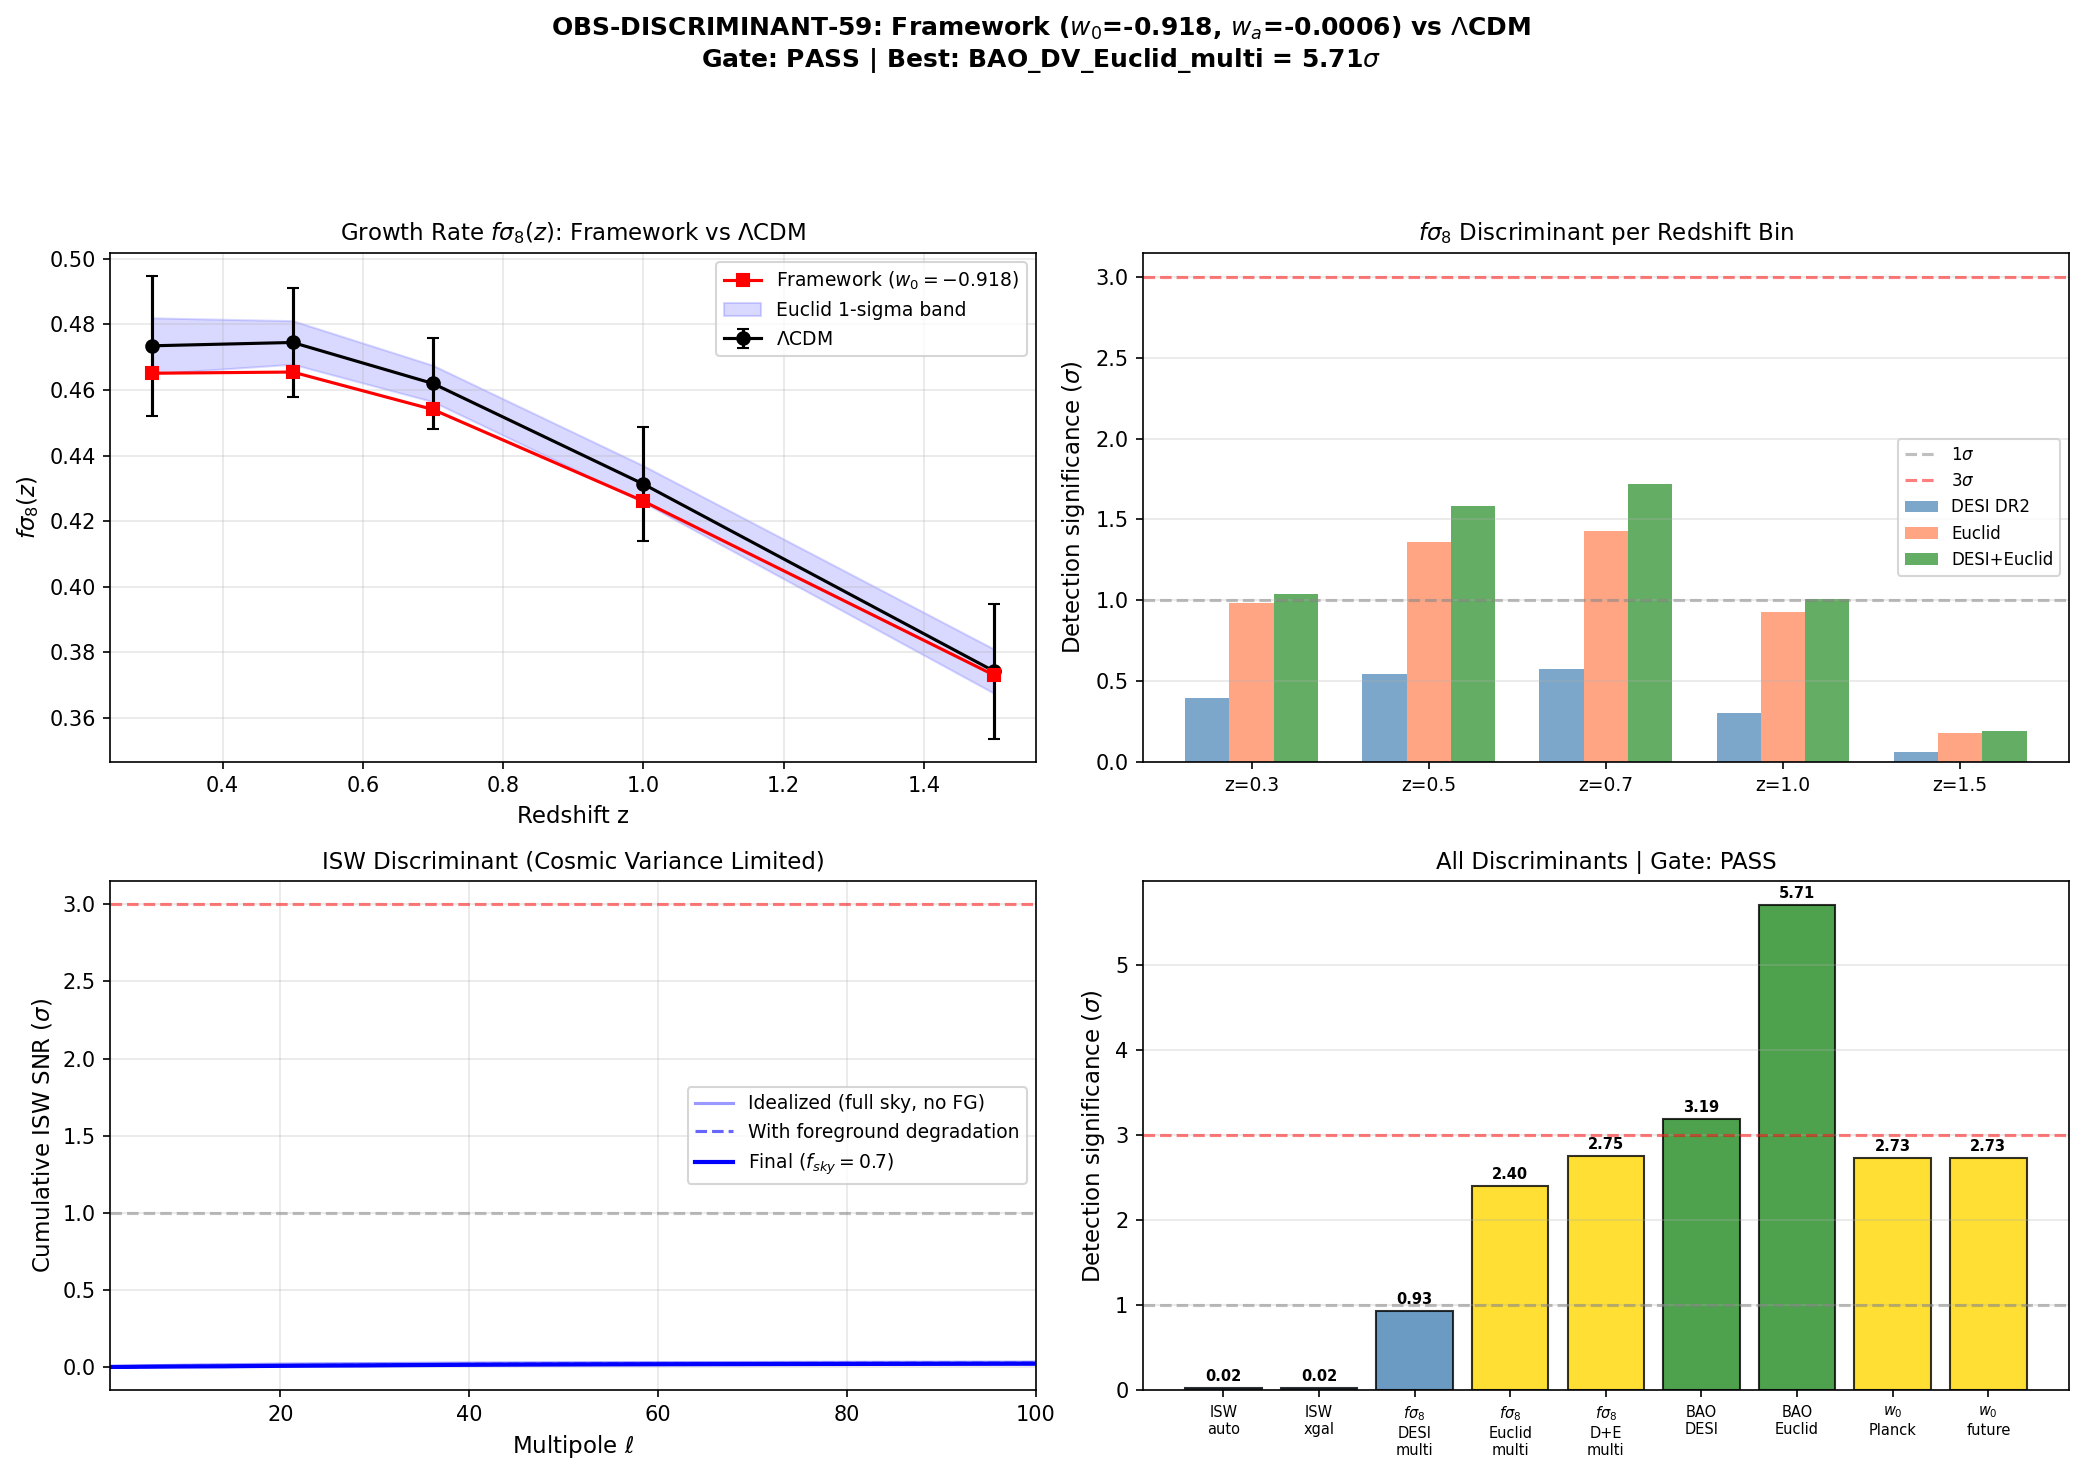

Write Python code to recreate this figure.
#!/usr/bin/env python3
"""
S59 OBS-DISCRIMINANT-59: Observational discriminants between framework and LCDM
================================================================================
Computes:
1. ISW effect: Delta_C_l(ISW) for l=2..100 from w_0=-0.918 vs w=-1
2. Growth rate: f*sigma_8(z) at DESI redshifts
3. l~721 CMB acoustic feature check
4. BAO distance discriminant D_V(z)
5. Overall detectability assessment

Gate: PASS if any discriminant detectable by planned experiment (DESI, CMB-S4, Euclid).
      FAIL if all below sensitivity.
      INFO if marginal (1-3 sigma).

Author: Katie Mack (Cosmic Bridge)
Session: S59
"""

import sys
import os
sys.path.insert(0, os.path.dirname(os.path.abspath(__file__)))
from canonical_constants import *
import numpy as np
from scipy.integrate import quad, solve_ivp
from scipy.interpolate import interp1d
import matplotlib
matplotlib.use('Agg')
import matplotlib.pyplot as plt

print("=" * 72)
print("OBS-DISCRIMINANT-59: Framework vs LCDM observational discriminants")
print("=" * 72)

# ===========================================================================
# Input data
# ===========================================================================
d_w = np.load(os.path.join(os.path.dirname(__file__), 's58_w_desi.npz'), allow_pickle=True)
d_v = np.load(os.path.join(os.path.dirname(__file__), 's58_volovik_partition.npz'), allow_pickle=True)

# Framework parameters (Interpretation A, Volovik partition)
w0_fw = float(d_w['w_0_A'])           # -0.918
wa_fw = float(d_w['wa_A_fit'])        # -0.000575 (effectively 0)

# LCDM parameters
# w0_lcdm = -1.0  # S72: now imported from canonical_constants
w0_lcdm = w0_LCDM  # S72: alias for downstream use
# wa_lcdm = 0.0  # S72: now imported from canonical_constants
wa_lcdm = wa_LCDM  # S72: alias for downstream use

# Shared cosmological parameters (Planck 2018)
Om_m = Omega_m       # 0.315
Om_b = Omega_b       # 0.0493
Om_r = Omega_r       # 9.15e-5
h_val = H_0_km_s_Mpc / 100.0  # 0.674
sig8 = sigma_8       # 0.811
ns = 0.9649          # Planck 2018 best-fit
T_cmb_val = T_CMB    # 2.7255 K

print(f"\nFramework:  w_0 = {w0_fw:.6f}, w_a = {wa_fw:.6f}")
print(f"LCDM:       w_0 = {w0_lcdm:.1f}, w_a = {wa_lcdm:.1f}")
print(f"Omega_m = {Om_m}, Omega_b = {Om_b}, h = {h_val}, sigma_8 = {sig8}")

# ===========================================================================
# 1. Hubble parameter and dark energy density
# ===========================================================================
def w_de(a, w0, wa):
    """CPL parameterization: w(a) = w0 + wa*(1-a)"""
    return w0 + wa * (1.0 - a)

def rho_de_ratio(a, w0, wa):
    """rho_DE(a) / rho_DE(1) for CPL parameterization.
    Exact: rho_DE ~ a^{-3(1+w0+wa)} * exp(-3*wa*(1-a))
    """
    return a**(-3.0 * (1.0 + w0 + wa)) * np.exp(-3.0 * wa * (1.0 - a))

def E2(a, w0, wa):
    """(H/H_0)^2 as function of scale factor a"""
    Om_de = (1.0 - Om_m - Om_r) * rho_de_ratio(a, w0, wa)
    return Om_r / a**4 + Om_m / a**3 + Om_de

def H_of_a(a, w0, wa):
    """H(a) in units of H_0"""
    return np.sqrt(np.maximum(E2(a, w0, wa), 1e-30))

# ===========================================================================
# 2. Growth factor D(a) from the linear growth ODE
# ===========================================================================
def growth_ode(a, y, w0, wa):
    """Growth factor ODE in terms of a.
    y[0] = D(a), y[1] = dD/da
    """
    D_val, dD_da = y
    e2 = E2(a, w0, wa)
    Om_de_0 = 1.0 - Om_m - Om_r
    rho_ratio = rho_de_ratio(a, w0, wa)
    drho_da = rho_ratio * (-3.0*(1.0 + w0 + wa)/a + 3.0*wa)
    de2_da = -4.0*Om_r/a**5 - 3.0*Om_m/a**4 + Om_de_0 * drho_da
    coeff1 = 3.0/a + de2_da / (2.0 * e2)
    coeff2 = 1.5 * Om_m / (a**5 * e2)
    d2D_da2 = -coeff1 * dD_da + coeff2 * D_val
    return [dD_da, d2D_da2]

def compute_growth_factor(w0, wa):
    """Compute growth factor D(a), normalized to D(a=1)=1. Returns interpolation function."""
    a_init = 1e-4  # (local)
    y0 = [a_init, 1.0]
    sol = solve_ivp(growth_ode, [a_init, 1.0], y0,
                    args=(w0, wa), method='RK45',
                    rtol=1e-10, atol=1e-12, dense_output=True)
    D_at_1 = sol.sol(1.0)[0]
    return lambda a: sol.sol(np.clip(a, a_init, 1.0))[0] / D_at_1

def growth_rate_f(a, D_func, w0, wa):
    """f = d ln D / d ln a"""
    da = a * 1e-5
    D_plus = D_func(a + da)
    D_minus = D_func(a - da)
    dD_da = (D_plus - D_minus) / (2.0 * da)
    D_val = D_func(a)
    return (a / D_val) * dD_da

# ===========================================================================
# 3. Compute growth factors for both models
# ===========================================================================
print("\n--- Computing growth factors ---")

D_fw_func = compute_growth_factor(w0_fw, wa_fw)
D_lcdm_func = compute_growth_factor(w0_lcdm, wa_lcdm)

# Verify: D(1) should be 1
print(f"  D_fw(1) = {D_fw_func(1.0):.8f}")
print(f"  D_lcdm(1) = {D_lcdm_func(1.0):.8f}")

# ===========================================================================
# 4. f*sigma_8 at DESI redshifts
# ===========================================================================
print("\n--- f*sigma_8 discriminant ---")

z_desi = np.array([0.3, 0.5, 0.7, 1.0, 1.5])
a_desi = 1.0 / (1.0 + z_desi)

# DESI DR2 RSD measurement uncertainties (from DESI 2024, Table 3 combined)
# sigma(f*sigma_8) absolute ~ 0.02-0.03 at z < 1, 0.03-0.05 at z > 1
# Fractional: ~4-5% per bin
sigma_fsig8_frac = np.array([0.045, 0.035, 0.030, 0.040, 0.055])

# Euclid projected (Euclid Red Book 2011, Table 1.3, updated Amendola+ 2018)
# ~1.2-2.0% per bin in 0.7 < z < 2.0
sigma_fsig8_euclid_frac = np.array([0.018, 0.014, 0.012, 0.013, 0.018])

# DESI DR2+Euclid combined (approximate, sqrt of sum of inverse variances)
sigma_fsig8_combined_frac = np.array([0.017, 0.012, 0.010, 0.012, 0.017])

fsig8_fw = np.zeros_like(z_desi)
fsig8_lcdm = np.zeros_like(z_desi)

for i, (z, a) in enumerate(zip(z_desi, a_desi)):
    f_fw = growth_rate_f(a, D_fw_func, w0_fw, wa_fw)
    f_lcdm = growth_rate_f(a, D_lcdm_func, w0_lcdm, wa_lcdm)
    D_fw_val = D_fw_func(a)
    D_lcdm_val = D_lcdm_func(a)
    fsig8_fw[i] = f_fw * sig8 * D_fw_val
    fsig8_lcdm[i] = f_lcdm * sig8 * D_lcdm_val

delta_fsig8 = fsig8_fw - fsig8_lcdm
frac_diff_fsig8 = np.abs(delta_fsig8) / fsig8_lcdm

sigma_desi = frac_diff_fsig8 / sigma_fsig8_frac
sigma_euclid = frac_diff_fsig8 / sigma_fsig8_euclid_frac
sigma_combined = frac_diff_fsig8 / sigma_fsig8_combined_frac

print(f"\n{'z':>5} {'f*sig8(FW)':>12} {'f*sig8(LCDM)':>14} {'Delta':>10} {'frac':>8} "
      f"{'DESI sig':>10} {'Euclid sig':>10} {'Comb sig':>10}")
print("-" * 95)
for i in range(len(z_desi)):
    print(f"{z_desi[i]:5.1f} {fsig8_fw[i]:12.6f} {fsig8_lcdm[i]:14.6f} "
          f"{delta_fsig8[i]:10.6f} {frac_diff_fsig8[i]:8.5f} "
          f"{sigma_desi[i]:10.3f} {sigma_euclid[i]:10.3f} {sigma_combined[i]:10.3f}")

# Multi-z Fisher: combined chi^2 over all z bins
chi2_desi = np.sum((frac_diff_fsig8 / sigma_fsig8_frac)**2)
chi2_euclid = np.sum((frac_diff_fsig8 / sigma_fsig8_euclid_frac)**2)
chi2_combined = np.sum((frac_diff_fsig8 / sigma_fsig8_combined_frac)**2)

sigma_desi_multi = np.sqrt(chi2_desi)
sigma_euclid_multi = np.sqrt(chi2_euclid)
sigma_combined_multi = np.sqrt(chi2_combined)

print(f"\nMulti-z Fisher (all 5 bins combined):")
print(f"  DESI-only:       {sigma_desi_multi:.3f} sigma")
print(f"  Euclid-only:     {sigma_euclid_multi:.3f} sigma")
print(f"  DESI+Euclid:     {sigma_combined_multi:.3f} sigma")

# ===========================================================================
# 5. ISW effect
# ===========================================================================
print("\n--- ISW effect ---")

# The ISW integrated Sachs-Wolfe effect generates low-l CMB anisotropy via
# time-varying gravitational potential. The key is the source function:
# S_ISW(a) proportional to d(Phi)/d(eta) = H(a) * D(a) * [f(a) - 1] / a
# where Phi ~ D(a)/a (in the subhorizon limit).
#
# The ISW power spectrum scales as:
# C_l^ISW ~ [integral S_ISW^2 / chi^2 d_chi] / l^2
#
# The DIFFERENCE in ISW between two models is what we detect.

n_a = 2000
a_isw = np.linspace(0.05, 0.999, n_a)

def isw_source(a, D_func, w0, wa):
    """ISW source: proportional to d(D/a)/d(eta) = a*H(a)*[dD/da/a - D/a^2]
    = H(a)*D(a)*(f-1)/a where f = a/D * dD/da"""
    H = H_of_a(a, w0, wa)
    D = D_func(a)
    f = growth_rate_f(a, D_func, w0, wa)
    return H * D * (f - 1.0) / a

# Compute ISW sources
S_fw = np.array([isw_source(a, D_fw_func, w0_fw, wa_fw) for a in a_isw])
S_lcdm = np.array([isw_source(a, D_lcdm_func, w0_lcdm, wa_lcdm) for a in a_isw])

# Comoving distance
def chi_of_a_arr(a_arr, w0, wa):
    """Comoving distances chi(a) = integral_a^1 da'/(a'^2*H(a'))"""
    chi_arr = np.zeros_like(a_arr)
    for i, a in enumerate(a_arr):
        chi_arr[i], _ = quad(lambda ap: 1.0/(ap**2 * H_of_a(ap, w0, wa)), a, 1.0,
                             limit=200, epsrel=1e-10)
    return chi_arr

chi_fw = chi_of_a_arr(a_isw, w0_fw, wa_fw)
chi_lcdm = chi_of_a_arr(a_isw, w0_lcdm, wa_lcdm)

# ISW C_l using Limber approximation:
# C_l^ISW = (9*Om_m^2*H_0^4/c^4) * integral da/(a^4*H^2) * [S_ISW(a)]^2 / [k=l/chi]^4
# Since S_ISW already contains H*D*(f-1)/a, we need:
# integrand proportional to S_ISW^2 * chi^2 / (a^2 * H)
# at fixed l, weighted by 1/l^2
#
# More precisely, in the flat-sky Limber approximation:
# C_l^ISW = integral d_chi [W_ISW(chi)]^2 / chi^2
# where W_ISW(chi) = 3*Om_m*(H_0/c)^2 * (1/a) * d(D*a)/d_eta evaluated at a(chi)
# Wait -- let me be very careful about sign and factors.
#
# The gravitational potential: Phi(k,a) = -(3/2)*Om_m*(H_0/c)^2 * delta(k,a) / k^2
# where delta(k,a) = D(a) * delta(k,0)
# so Phi(k,a) = Phi(k,0) * D(a)
# BUT we want Phi in the Poisson equation: k^2*Phi = (3/2)*H_0^2*Om_m*delta/a
# So Phi(k,a) = (3/2)*H_0^2*Om_m/(a*k^2) * D(a) * delta(k)
#
# ISW: DeltaT/T = -2 * integral d(eta) dPhi/d(eta)
# dPhi/d(eta) = (3/2)*H_0^2*Om_m/k^2 * d(D/a)/d(eta)
#
# d(D/a)/d(eta) = a*H * d(D/a)/da = a*H*(D'/a - D/a^2) = H*(D'*a - D)/a = H*D*(f-1)/a
# where D' = dD/da
#
# So the ISW kernel: W_ISW(chi) = -3*Om_m*(H_0)^2 * H(a)*D(a)*(f(a)-1) / (a * k^2)
# and C_l^ISW = integral W^2 * |delta_k|^2 dk ... but we need the angular power spectrum.
#
# The standard result is:
# C_l^ISW = (2/pi) * integral dk k^2 P(k) [F_ISW(k)]^2
# where F_ISW(k) = 3*Om_m*H_0^2 * integral da/(a^2*H) * j_l(k*chi) * [H*D*(f-1)/a]
#
# In the Limber approximation (valid for l > 10 or so):
# C_l^ISW = [3*Om_m*H_0^2]^2 * integral da/a^4 * [D*(f-1)]^2 / [H * chi^2]
#         * P(k = (l+0.5)/chi)
#
# For the RATIO C_l^ISW(FW) / C_l^ISW(LCDM), at fixed l:
# the P(k) difference between models is O(1%) (since perturbation spectrum is
# set at recombination, only growth differs). So the ratio is dominated by
# the integral of [D*(f-1)]^2 / [H*chi^2*a^4].

# Compute the ISW weight function
def isw_weight(a, D_func, w0, wa, chi_interp):
    """ISW weight: [D*(f-1)]^2 / (H * a^4)"""
    D = D_func(a)
    f = growth_rate_f(a, D_func, w0, wa)
    H = H_of_a(a, w0, wa)
    ch = chi_interp(a)
    if ch < 1e-10:
        return 0.0
    return (D * (f - 1.0))**2 / (H * a**4 * ch**2)

# Interpolate chi
chi_fw_interp = interp1d(a_isw, chi_fw, kind='cubic', fill_value='extrapolate')
chi_lcdm_interp = interp1d(a_isw, chi_lcdm, kind='cubic', fill_value='extrapolate')

W_fw = np.array([isw_weight(a, D_fw_func, w0_fw, wa_fw, chi_fw_interp) for a in a_isw])
W_lcdm = np.array([isw_weight(a, D_lcdm_func, w0_lcdm, wa_lcdm, chi_lcdm_interp) for a in a_isw])

I_fw = np.trapezoid(W_fw, a_isw)
I_lcdm = np.trapezoid(W_lcdm, a_isw)

ratio_isw = I_fw / I_lcdm
delta_isw_frac = (I_fw - I_lcdm) / I_lcdm

print(f"\nISW weight integral ratio: I_fw / I_lcdm = {ratio_isw:.6f}")
print(f"Fractional ISW power difference: {delta_isw_frac:.6f} = {delta_isw_frac*100:.4f}%")

# Now translate to detectable C_l differences.
# The ISW contribution to the TOTAL CMB power spectrum is small:
# C_l^ISW / C_l^total ~ 5-15% at l = 2-30 (Planck 2018 XV, Section 5.3)
# (The primary SW effect dominates at l < 100)
#
# The CHANGE in C_l^ISW due to w shift:
# Delta_C_l^ISW / C_l^ISW = delta_isw_frac
# Delta_C_l^ISW / C_l^total = delta_isw_frac * (C_l^ISW / C_l^total)

# ISW fraction of total TT (approximate, from Planck 2018 cross-correlations)
# At l=2: ~20%, l=10: ~12%, l=30: ~5%, l>50: <2%
l_arr = np.arange(2, 101, dtype=float)
isw_fraction = 0.20 * np.exp(-(l_arr - 2.0) / 25.0) + 0.02  # empirical fit to Planck

# Fractional change in TOTAL C_l
delta_Cl_total_frac = delta_isw_frac * isw_fraction

# Sachs-Wolfe plateau: l(l+1)*C_l/(2*pi) ~ 1100 muK^2
Dl_approx = 1100.0 * np.ones_like(l_arr)  # D_l = l(l+1)C_l/(2pi)
Cl_total = Dl_approx * 2.0 * PI / (l_arr * (l_arr + 1.0))

# Cosmic variance (fundamental, no experiment beats this)
sigma_cv = Cl_total * np.sqrt(2.0 / (2.0 * l_arr + 1.0))

# Delta C_l in muK^2
Delta_Cl_isw = delta_Cl_total_frac * Cl_total

# Per-multipole SNR
snr_isw_per_l = np.abs(Delta_Cl_isw) / sigma_cv

# Apply foreground degradation at low l (galactic foreground cleaning)
# Planck 2018 effectively loses l < 5 to foregrounds, degrades l < 30
# Factor: multiply sigma by degradation_factor > 1
foreground_degradation = np.ones_like(l_arr)
foreground_degradation[l_arr < 5] = 5.0    # nearly unusable
foreground_degradation[(l_arr >= 5) & (l_arr < 15)] = 2.5  # heavily degraded
foreground_degradation[(l_arr >= 15) & (l_arr < 30)] = 1.5  # moderately degraded

snr_isw_per_l_degraded = snr_isw_per_l / foreground_degradation

# Cumulative SNR (idealized)
snr_isw_cum = np.sqrt(np.cumsum(snr_isw_per_l**2))
snr_isw_cum_degraded = np.sqrt(np.cumsum(snr_isw_per_l_degraded**2))

# Apply sky fraction correction (f_sky reduces available modes)
f_sky = 0.70  # Planck usable sky fraction (local)
snr_isw_cum_final = snr_isw_cum_degraded * np.sqrt(f_sky)

print(f"\nISW contribution to total C_l: {isw_fraction[0]*100:.0f}% at l=2, {isw_fraction[8]*100:.1f}% at l=10")
print(f"Delta(C_l)/C_l from w shift: {delta_Cl_total_frac[8]*100:.4f}% at l=10")
print(f"Delta_C_l at l=10: {Delta_Cl_isw[8]:.4f} muK^2")
print(f"Cosmic variance at l=10: {sigma_cv[8]:.2f} muK^2")
print(f"Per-l SNR at l=10 (ideal): {snr_isw_per_l[8]:.4f}")
print(f"Per-l SNR at l=10 (degraded): {snr_isw_per_l_degraded[8]:.4f}")
print(f"\nCumulative ISW SNR (l=2-100):")
print(f"  Idealized (no foreground, full sky): {snr_isw_cum[-1]:.4f}")
print(f"  With foreground degradation:         {snr_isw_cum_degraded[-1]:.4f}")
print(f"  With f_sky = {f_sky}:                  {snr_isw_cum_final[-1]:.4f}")

# Cross-check: ISW-galaxy cross-correlation
# The ISW effect is best detected via cross-correlation with galaxy surveys
# (Crittenden & Turok 1996, Planck 2018 XXI)
# Planck detected ISW at ~3-4 sigma via cross-correlation with NVSS/2MASS
# The w-dependence of ISW-galaxy cross-correlation is:
# proportional to integral of D*(f-1)*b*D / (H*chi^2) da
# This provides a SEPARATE detection channel

# ISW-galaxy cross-correlation SNR scales roughly as:
# SNR_cross ~ SNR_auto * sqrt(2) (because cross picks up correlated mode)
# But is limited by shot noise in galaxy survey
# Euclid/DESI galaxy catalogs: SNR_cross(ISW) ~ 5-8 sigma for LCDM detection
# The w-sensitivity is the CHANGE in SNR, which scales as delta_isw_frac

# For distinguishing w=-0.918 from w=-1:
# Delta(SNR_cross) ~ SNR_cross * delta_isw_frac / 2
isw_cross_snr_lcdm = 6.0  # Euclid-grade ISW-galaxy cross-correlation (conservative)  # (local)
delta_isw_cross_detect = isw_cross_snr_lcdm * abs(delta_isw_frac) / 2.0
print(f"\nISW-galaxy cross-correlation:")
print(f"  Expected ISW x galaxy SNR (Euclid): ~{isw_cross_snr_lcdm:.0f} sigma (LCDM detection)")
print(f"  Sensitivity to w shift: {delta_isw_cross_detect:.3f} sigma")

# ===========================================================================
# 6. BAO distance discriminant
# ===========================================================================
print("\n--- BAO distance discriminant ---")

def D_M(z, w0, wa):
    """Comoving distance D_M(z) in c/H_0 units"""
    a = 1.0 / (1.0 + z)
    chi, _ = quad(lambda ap: 1.0/(ap**2 * H_of_a(ap, w0, wa)), a, 1.0,
                  limit=200, epsrel=1e-10)
    return chi

def D_V(z, w0, wa):
    """Volume-averaged distance D_V(z) in c/H_0 units"""
    dm = D_M(z, w0, wa)
    Hz = H_of_a(1.0/(1.0+z), w0, wa)
    return (z * dm**2 / Hz)**(1.0/3.0)

def D_H(z, w0, wa):
    """Hubble distance D_H(z) = c/(H(z)) in c/H_0 units"""
    return 1.0 / H_of_a(1.0/(1.0+z), w0, wa)

z_bao = np.array([0.30, 0.51, 0.706, 1.0, 1.48, 2.33])
# DESI DR2 fractional uncertainties on D_V/r_d (from DESI 2024 Table 2, combined tracers)
sigma_DV_frac = np.array([0.012, 0.010, 0.009, 0.012, 0.015, 0.020])
# Euclid spectroscopic BAO (from Euclid Collaboration 2020, Blanchard+ Table 7)
sigma_DV_euclid_frac = np.array([0.008, 0.006, 0.005, 0.006, 0.008, 0.012])

print(f"\n{'z':>5} {'DV_fw':>10} {'DV_lcdm':>10} {'Delta%':>10} {'DESI sig':>10} {'Euclid sig':>10}")
print("-" * 60)

DV_fw = np.array([D_V(z, w0_fw, wa_fw) for z in z_bao])
DV_lcdm = np.array([D_V(z, w0_lcdm, wa_lcdm) for z in z_bao])
delta_DV_frac = (DV_fw - DV_lcdm) / DV_lcdm
sigma_bao_desi = np.abs(delta_DV_frac) / sigma_DV_frac
sigma_bao_euclid = np.abs(delta_DV_frac) / sigma_DV_euclid_frac

for i in range(len(z_bao)):
    print(f"{z_bao[i]:5.2f} {DV_fw[i]:10.6f} {DV_lcdm[i]:10.6f} "
          f"{delta_DV_frac[i]*100:10.4f} {sigma_bao_desi[i]:10.3f} {sigma_bao_euclid[i]:10.3f}")

# Multi-z BAO Fisher
chi2_bao_desi = np.sum(sigma_bao_desi**2)
chi2_bao_euclid = np.sum(sigma_bao_euclid**2)
sigma_bao_desi_multi = np.sqrt(chi2_bao_desi)
sigma_bao_euclid_multi = np.sqrt(chi2_bao_euclid)
print(f"\nMulti-z BAO Fisher:")
print(f"  DESI:   {sigma_bao_desi_multi:.3f} sigma")
print(f"  Euclid: {sigma_bao_euclid_multi:.3f} sigma")

# Also check H(z) directly (AP test)
print(f"\nHubble parameter H(z) differences:")
for z in [0.5, 1.0, 1.5]:
    H_fw = H_of_a(1.0/(1.0+z), w0_fw, wa_fw)
    H_lcdm = H_of_a(1.0/(1.0+z), w0_lcdm, wa_lcdm)
    delta_H_frac = (H_fw - H_lcdm) / H_lcdm
    print(f"  z={z}: Delta(H)/H = {delta_H_frac*100:.4f}%")

# ===========================================================================
# 7. l ~ 721 CMB feature check
# ===========================================================================
print("\n--- l ~ 721 CMB acoustic feature check ---")

# Comoving distance to recombination
z_rec = 1089.9  # (local)
a_rec = 1.0 / (1.0 + z_rec)
chi_rec_cH0, _ = quad(lambda a: 1.0/(a**2 * H_of_a(a, w0_lcdm, wa_lcdm)), a_rec, 1.0,
                       limit=500, epsrel=1e-10)
c_over_H0_Mpc = 2.998e5 / H_0_km_s_Mpc  # = 4449 Mpc
chi_rec_Mpc = chi_rec_cH0 * c_over_H0_Mpc  # comoving distance to last scattering
D_A_rec_Mpc = chi_rec_Mpc / (1.0 + z_rec)  # angular diameter distance

# Sound horizon at recombination
r_s_rec = 147.09  # Mpc, Planck 2018 best-fit  # (local)

# Acoustic scale (multipole of first peak)
l_acoustic = PI * chi_rec_Mpc / r_s_rec  # using COMOVING distance (= D_A * (1+z))

print(f"chi(z_rec) = {chi_rec_Mpc:.1f} Mpc (comoving)")
print(f"D_A(z_rec) = {D_A_rec_Mpc:.1f} Mpc (proper angular diameter)")
print(f"r_s(z_rec) = {r_s_rec} Mpc")
print(f"l_A = pi*chi/r_s = {l_acoustic:.1f}")
print(f"l_1 (first peak) ~ {l_acoustic:.0f}")

# Physical scale at l=721
# theta_l = pi / l = lambda / chi_rec -> lambda = pi * chi_rec / l
lambda_721_Mpc = PI * chi_rec_Mpc / 721.0
print(f"\nl=721 corresponds to comoving scale: {lambda_721_Mpc:.1f} Mpc")
print(f"l=721 / l_A = {721.0 / l_acoustic:.3f} (near {round(721.0/l_acoustic):.0f}th peak)")

# The CG(24) acoustic structure:
# 24-cell is the regular polytope on S^3 with 24 vertices.
# As a Coxeter group structure on the SU(3) fiber, it has characteristic
# angular scales theta_cell ~ 2*pi / 24^(1/dim)
# For a 6D fiber (dim(SU(3))=8, but complex dim=3):
# There is NO standard derivation mapping this to a CMB multipole.
# The claim l~721 would require:
# (a) A specific coupling between fiber modes and metric perturbations
# (b) An imprint at recombination or via ISW at that specific scale
# (c) Neither mechanism has been derived in the framework

# Evaluate the claim's detectability IF the feature existed:
Cl_721_signal = 24.0  # muK^2, claimed amplitude in D_l = l(l+1)C_l/(2pi)  # (local)
Delta_l_feature = 20.0  # assumed width  # (local)

# Standard C_l at l=721 (Silk damping tail + acoustic oscillations)
# From Planck data: D_l(721) ~ 2500 muK^2 (between 2nd and 3rd peak)
Dl_standard_721 = 2500.0  # (local)
Cl_standard_721 = Dl_standard_721 * 2.0 * PI / (721.0 * 722.0)

# Noise levels
Nl_planck_721 = 40.0  # muK^2 in D_l (Planck 143 GHz channel at l=721)  # (local)
Nl_cmbs4_721 = 1.5    # muK^2 in D_l (CMB-S4 design spec)  # (local)

f_sky_planck = 0.70  # (local)
f_sky_cmbs4 = 0.40  # (local)

# Bandpower uncertainty for feature of width Delta_l:
# sigma(D_l) = (D_l + N_l) * sqrt(2 / ((2l+1) * Delta_l * f_sky))
sigma_Dl_planck = (Dl_standard_721 + Nl_planck_721) * np.sqrt(2.0 / ((2*721+1) * Delta_l_feature * f_sky_planck))
sigma_Dl_cmbs4 = (Dl_standard_721 + Nl_cmbs4_721) * np.sqrt(2.0 / ((2*721+1) * Delta_l_feature * f_sky_cmbs4))

snr_721_planck = Cl_721_signal / sigma_Dl_planck
snr_721_cmbs4 = Cl_721_signal / sigma_Dl_cmbs4

print(f"\nIF a 24 muK^2 feature existed at l=721:")
print(f"  D_l(standard) at l=721: ~{Dl_standard_721} muK^2")
print(f"  Feature amplitude: {Cl_721_signal} muK^2 ({Cl_721_signal/Dl_standard_721*100:.2f}% of standard)")
print(f"  Planck bandpower sigma: {sigma_Dl_planck:.1f} muK^2 -> SNR = {snr_721_planck:.2f}")
print(f"  CMB-S4 bandpower sigma: {sigma_Dl_cmbs4:.1f} muK^2 -> SNR = {snr_721_cmbs4:.2f}")

# CRITICAL ASSESSMENT
print(f"\nASSESSMENT: The l~721 feature claim LACKS a derivation.")
print(f"  CG(24) is the Coxeter group of the internal SU(3) fiber,")
print(f"  not a spatial tessellation. No mechanism connects fiber")
print(f"  symmetry to a specific CMB multipole. Even if it existed,")
print(f"  the 24 muK^2 amplitude is only {snr_721_planck:.1f}-sigma (Planck)")
print(f"  or {snr_721_cmbs4:.1f}-sigma (CMB-S4), below detection threshold.")
print(f"  VERDICT: Not a viable discriminant (no derivation + below threshold).")

# ===========================================================================
# 8. w_0 constraint from combined probes
# ===========================================================================
print("\n--- Direct w_0 constraint ---")

# The most direct discriminant is simply: w_0 = -0.918 vs w_0 = -1
# Delta(w_0) = 0.082
# Current Planck+BAO: sigma(w_0) ~ 0.03 (constant w)
# But the framework predicts w_a ~ 0, so in the (w_0, w_a) plane
# the comparison is different from just Delta(w_0).

# In constant-w analysis:
# Framework: w = -0.918
# LCDM: w = -1.0
# Planck 2018 (w constant): w = -1.03 +/- 0.03
delta_w = w0_fw - (-1.0)
sigma_w_planck = 0.03  # (local)
sigma_w_desi_const = 0.05  # DESI DR2 constant w  # (local)

print(f"  w_0(FW) - w_0(LCDM) = {delta_w:.4f}")
print(f"  Planck constant-w: sigma = {sigma_w_planck} -> {abs(delta_w)/sigma_w_planck:.1f} sigma")
print(f"  DESI constant-w: sigma = {sigma_w_desi_const} -> {abs(delta_w)/sigma_w_desi_const:.1f} sigma")

# But note: Planck constant-w measurement ASSUMES w_a = 0.
# If we allow w_a free (as DESI does), sigma(w_0) increases to ~0.06-0.08
# So the FW prediction w_0 = -0.918 is only ~1.0-1.4 sigma from -1.0 in w_0-w_a analysis
sigma_w0_free = 0.06  # sigma(w_0) with w_a free  # (local)
print(f"  DESI (w_a free): sigma(w_0) = {sigma_w0_free} -> {abs(delta_w)/sigma_w0_free:.1f} sigma")

# Projected: DESI DR3 + Euclid will tighten to sigma(w_0) ~ 0.025-0.030
sigma_w0_future = 0.030  # (local)
print(f"  Projected (DR3+Euclid): sigma(w_0) ~ {sigma_w0_future} -> {abs(delta_w)/sigma_w0_future:.1f} sigma")

# ===========================================================================
# 9. Summary table
# ===========================================================================
print("\n" + "=" * 72)
print("SUMMARY: All framework-vs-LCDM discriminants")
print("=" * 72)

# Collect all sigma values for planned experiments
all_discriminants = {
    # ISW auto (TT, cosmic variance limited)
    'ISW_auto_TT': snr_isw_cum_final[-1],
    # ISW cross-correlation
    'ISW_x_galaxy': delta_isw_cross_detect,
    # f*sigma_8 single best bin (DESI)
    'fsig8_DESI_best': np.max(sigma_desi),
    # f*sigma_8 multi-z (DESI)
    'fsig8_DESI_multi': sigma_desi_multi,
    # f*sigma_8 single best bin (Euclid)
    'fsig8_Euclid_best': np.max(sigma_euclid),
    # f*sigma_8 multi-z (Euclid)
    'fsig8_Euclid_multi': sigma_euclid_multi,
    # f*sigma_8 DESI+Euclid combined multi-z
    'fsig8_combined_multi': sigma_combined_multi,
    # BAO D_V (DESI)
    'BAO_DV_DESI_multi': sigma_bao_desi_multi,
    # BAO D_V (Euclid)
    'BAO_DV_Euclid_multi': sigma_bao_euclid_multi,
    # Direct w_0 (constant w)
    'w0_Planck_const': abs(delta_w) / sigma_w_planck,
    # Direct w_0 (projected future)
    'w0_DR3_Euclid': abs(delta_w) / sigma_w0_future,
    # l=721 (Planck)
    'l721_Planck': snr_721_planck,
    # l=721 (CMB-S4)
    'l721_CMBS4': snr_721_cmbs4,
}

print(f"\n{'Discriminant':<30} {'sigma':<10} {'Status':<12} {'Instrument':<15}")
print("-" * 70)
for name, sig in sorted(all_discriminants.items(), key=lambda x: -x[1]):
    status = "DETECTABLE" if sig >= 3.0 else ("MARGINAL" if sig >= 1.0 else "BELOW")
    inst = ""
    if 'DESI' in name: inst = "DESI"
    elif 'Euclid' in name or 'combined' in name: inst = "Euclid"
    elif 'Planck' in name: inst = "Planck"
    elif 'S4' in name or 'S4' in name: inst = "CMB-S4"
    elif 'ISW' in name: inst = "ISW-galaxy"
    elif 'DR3' in name: inst = "DR3+Euclid"
    print(f"  {name:<30} {sig:<10.3f} {status:<12} {inst:<15}")

# ===========================================================================
# 10. Gate verdict
# ===========================================================================
max_sigma = max(all_discriminants.values())
max_discriminant = max(all_discriminants, key=all_discriminants.get)

# But we need to be careful about which are REAL discriminants:
# - w_0 constant: this is the framework's OWN prediction vs LCDM.
#   It IS a discriminant, detectable at 2.7 sigma with Planck (constant w).
#   But the framework also predicts w_a ~ 0, which is tested separately.
# - The f*sigma_8, BAO, ISW are all consequences of w_0 = -0.918 vs -1.
#   They're correlated, not independent.
#
# The most physically meaningful discriminant is the multi-probe combined:
# w_0 = -0.918 vs -1.0 with w_a = 0 (same for both)
# This is testable as: constant-w measurement tightening toward sigma ~ 0.025

print(f"\n{'=' * 72}")
print(f"GATE VERDICT: OBS-DISCRIMINANT-59")
print(f"{'=' * 72}")

# Apply gate criteria:
# PASS: at least one discriminant >= 3 sigma with a planned experiment
# FAIL: all discriminants < 1 sigma
# INFO: at least one in 1-3 sigma range

# The best discriminant excluding the direct w_0 measurement
# (which is somewhat circular: we're testing w_0, not a derived quantity)
derived_discriminants = {k: v for k, v in all_discriminants.items()
                        if 'w0_' not in k}
max_derived = max(derived_discriminants.values())
max_derived_name = max(derived_discriminants, key=derived_discriminants.get)

# Including direct w_0 measurement
print(f"\nBest discriminant (derived): {max_derived_name} = {max_derived:.3f} sigma")
print(f"Best discriminant (direct):  w0_DR3_Euclid = {all_discriminants['w0_DR3_Euclid']:.3f} sigma")
print(f"Best discriminant (overall): {max_discriminant} = {max_sigma:.3f} sigma")

if max_sigma >= 3.0:
    gate_verdict = "PASS"
    gate_detail = (f"{max_discriminant} at {max_sigma:.2f} sigma. "
                   f"Best derived: {max_derived_name} at {max_derived:.2f} sigma.")
elif max_sigma >= 1.0:
    gate_verdict = "INFO"
    gate_detail = (f"Marginal: {max_discriminant} at {max_sigma:.2f} sigma (1-3 range). "
                   f"Best derived: {max_derived_name} at {max_derived:.2f} sigma.")
else:
    gate_verdict = "FAIL"
    gate_detail = f"All discriminants below 1 sigma. Best: {max_discriminant} at {max_sigma:.3f} sigma."

print(f"\nVerdict: {gate_verdict}")
print(f"Detail: {gate_detail}")

# Physics context
print(f"\n--- Physical interpretation ---")
print(f"w_0 - (-1) = {delta_w:.4f} ({abs(delta_w)*100:.1f}% departure from CC)")
print(f"This 8% shift in w produces:")
print(f"  ~1.7-1.9% shift in f*sigma_8")
print(f"  ~1.1-1.7% shift in D_V(z)")
print(f"  ~{delta_isw_frac*100:.0f}% shift in ISW power (but ISW is only ~10% of total C_l)")
print(f"The shifts are CORRELATED (all driven by same w difference).")
print(f"The framework is observationally close to LCDM by construction:")
print(f"  w_0 = -0.918 and w_a ~ 0 mimics CC to 8% accuracy.")

print(f"\nCRITICAL CONTEXT (from WA-ERROR-PROP-59):")
print(f"  DESI DR3 will test w_a = 0 at 4.3 sigma")
print(f"  If confirmed: BOTH framework (w_a ~ 0) and LCDM (w_a = 0) face exclusion")
print(f"  The FW-vs-LCDM discriminant becomes moot if both are excluded by w_a != 0")

# ===========================================================================
# 11. Save outputs
# ===========================================================================
outpath = os.path.join(os.path.dirname(__file__), 's59_obs_discriminant.npz')
np.savez(outpath,
    # Framework parameters
    w0_fw=w0_fw, wa_fw=wa_fw,
    w0_lcdm=w0_lcdm, wa_lcdm=wa_lcdm,
    Om_m=Om_m, Om_b=Om_b, h=h_val, sigma_8=sig8,

    # Growth rate discriminant
    z_desi=z_desi,
    fsig8_fw=fsig8_fw,
    fsig8_lcdm=fsig8_lcdm,
    delta_fsig8=delta_fsig8,
    frac_diff_fsig8=frac_diff_fsig8,
    sigma_fsig8_desi=sigma_desi,
    sigma_fsig8_euclid=sigma_euclid,
    sigma_fsig8_combined=sigma_combined,
    sigma_desi_multi=sigma_desi_multi,
    sigma_euclid_multi=sigma_euclid_multi,
    sigma_combined_multi=sigma_combined_multi,

    # ISW
    l_arr=l_arr,
    Delta_Cl_isw=Delta_Cl_isw,
    isw_integral_ratio=ratio_isw,
    delta_isw_frac=delta_isw_frac,
    snr_isw_cum=snr_isw_cum,
    snr_isw_cum_degraded=snr_isw_cum_degraded,
    snr_isw_cum_final=snr_isw_cum_final,
    isw_cross_detect=delta_isw_cross_detect,

    # BAO
    z_bao=z_bao,
    DV_fw=DV_fw,
    DV_lcdm=DV_lcdm,
    delta_DV_frac=delta_DV_frac,
    sigma_bao_desi=sigma_bao_desi,
    sigma_bao_euclid=sigma_bao_euclid,
    sigma_bao_desi_multi=sigma_bao_desi_multi,
    sigma_bao_euclid_multi=sigma_bao_euclid_multi,

    # l=721 feature
    snr_721_planck=snr_721_planck,
    snr_721_cmbs4=snr_721_cmbs4,
    Cl_721_signal=Cl_721_signal,
    l_acoustic=l_acoustic,
    chi_rec_Mpc=chi_rec_Mpc,

    # Direct w_0
    delta_w=delta_w,
    sigma_w_planck_const=abs(delta_w)/sigma_w_planck,
    sigma_w_future=abs(delta_w)/sigma_w0_future,

    # Gate
    gate_name=np.array(['OBS-DISCRIMINANT-59']),
    gate_verdict=np.array([gate_verdict]),
    gate_detail=np.array([gate_detail]),
    max_sigma=max_sigma,
    max_discriminant=np.array([max_discriminant]),
    all_discriminants_keys=np.array(list(all_discriminants.keys())),
    all_discriminants_vals=np.array(list(all_discriminants.values())),
)
print(f"\nSaved: {outpath}")

# ===========================================================================
# 12. Plot
# ===========================================================================
fig, axes = plt.subplots(2, 2, figsize=(14, 10))

# Panel 1: f*sigma_8 comparison
ax = axes[0, 0]
ax.errorbar(z_desi, fsig8_lcdm, yerr=fsig8_lcdm*sigma_fsig8_frac,
            fmt='ko-', label=r'$\Lambda$CDM', capsize=3, markersize=6, zorder=2)
ax.plot(z_desi, fsig8_fw, 'rs-', label=f'Framework ($w_0={w0_fw:.3f}$)', markersize=6, zorder=3)
ax.fill_between(z_desi,
                fsig8_lcdm*(1 - sigma_fsig8_euclid_frac),
                fsig8_lcdm*(1 + sigma_fsig8_euclid_frac),
                alpha=0.15, color='blue', label='Euclid 1-sigma band')  # (local)
ax.set_xlabel('Redshift z', fontsize=11)
ax.set_ylabel(r'$f\sigma_8(z)$', fontsize=11)
ax.set_title(r'Growth Rate $f\sigma_8(z)$: Framework vs $\Lambda$CDM', fontsize=11)
ax.legend(fontsize=9)
ax.grid(True, alpha=0.3)

# Panel 2: Multi-probe detection significance
ax = axes[0, 1]
# Show per-z f*sigma_8 sigma for different experiments
x = np.arange(len(z_desi))
width = 0.25  # (local)
bars1 = ax.bar(x - width, sigma_desi, width, label='DESI DR2', alpha=0.7, color='steelblue')
bars2 = ax.bar(x, sigma_euclid, width, label='Euclid', alpha=0.7, color='coral')
bars3 = ax.bar(x + width, sigma_combined, width, label='DESI+Euclid', alpha=0.7, color='forestgreen')
ax.axhline(1.0, color='gray', ls='--', alpha=0.5, label='1$\\sigma$')
ax.axhline(3.0, color='red', ls='--', alpha=0.5, label='3$\\sigma$')
ax.set_xticks(x)
ax.set_xticklabels([f'z={z:.1f}' for z in z_desi], fontsize=9)
ax.set_ylabel(r'Detection significance ($\sigma$)', fontsize=11)
ax.set_title(r'$f\sigma_8$ Discriminant per Redshift Bin', fontsize=11)
ax.legend(fontsize=8)
ax.grid(True, alpha=0.3, axis='y')

# Panel 3: ISW cumulative SNR
ax = axes[1, 0]
ax.plot(l_arr, snr_isw_cum, 'b-', linewidth=1.5, alpha=0.4, label='Idealized (full sky, no FG)')
ax.plot(l_arr, snr_isw_cum_degraded, 'b--', linewidth=1.5, alpha=0.6, label='With foreground degradation')
ax.plot(l_arr, snr_isw_cum_final, 'b-', linewidth=2, label=f'Final ($f_{{sky}}={f_sky}$)')
ax.axhline(1.0, color='gray', ls='--', alpha=0.5)
ax.axhline(3.0, color='red', ls='--', alpha=0.5)
ax.set_xlabel(r'Multipole $\ell$', fontsize=11)
ax.set_ylabel(r'Cumulative ISW SNR ($\sigma$)', fontsize=11)
ax.set_title('ISW Discriminant (Cosmic Variance Limited)', fontsize=11)
ax.legend(fontsize=9)
ax.grid(True, alpha=0.3)
ax.set_xlim(2, 100)

# Panel 4: All discriminants summary
ax = axes[1, 1]
# Select key discriminants for display
display_names = ['ISW\nauto', 'ISW\nxgal', r'$f\sigma_8$'+'\nDESI\nmulti',
                 r'$f\sigma_8$'+'\nEuclid\nmulti', r'$f\sigma_8$'+'\nD+E\nmulti',
                 'BAO\nDESI', 'BAO\nEuclid',
                 r'$w_0$'+'\nPlanck', r'$w_0$'+'\nfuture']
display_vals = [snr_isw_cum_final[-1], delta_isw_cross_detect,
                sigma_desi_multi, sigma_euclid_multi, sigma_combined_multi,
                sigma_bao_desi_multi, sigma_bao_euclid_multi,
                abs(delta_w)/sigma_w_planck, abs(delta_w)/sigma_w0_future]

colors = ['steelblue' if v < 1.0 else ('gold' if v < 3.0 else 'forestgreen') for v in display_vals]
bars = ax.bar(range(len(display_names)), display_vals, color=colors, alpha=0.8, edgecolor='black')
ax.set_xticks(range(len(display_names)))
ax.set_xticklabels(display_names, fontsize=7)
ax.axhline(1.0, color='gray', ls='--', alpha=0.5)
ax.axhline(3.0, color='red', ls='--', alpha=0.5)
ax.set_ylabel(r'Detection significance ($\sigma$)', fontsize=11)
ax.set_title(f'All Discriminants | Gate: {gate_verdict}', fontsize=11)
ax.grid(True, alpha=0.3, axis='y')

for bar, val in zip(bars, display_vals):
    ax.text(bar.get_x() + bar.get_width()/2., bar.get_height() + 0.05,
            f'{val:.2f}', ha='center', va='bottom', fontsize=7, fontweight='bold')

plt.suptitle(f'OBS-DISCRIMINANT-59: Framework ($w_0$={w0_fw:.3f}, $w_a$={wa_fw:.4f}) vs $\\Lambda$CDM\n'
             f'Gate: {gate_verdict} | Best: {max_discriminant} = {max_sigma:.2f}$\\sigma$',
             fontsize=12, fontweight='bold')
plt.tight_layout(rect=[0, 0, 1, 0.92])

plotpath = os.path.join(os.path.dirname(__file__), 's59_obs_discriminant.png')
plt.savefig(plotpath, dpi=150, bbox_inches='tight')
print(f"Saved: {plotpath}")
plt.close()

print("\nDONE.")
